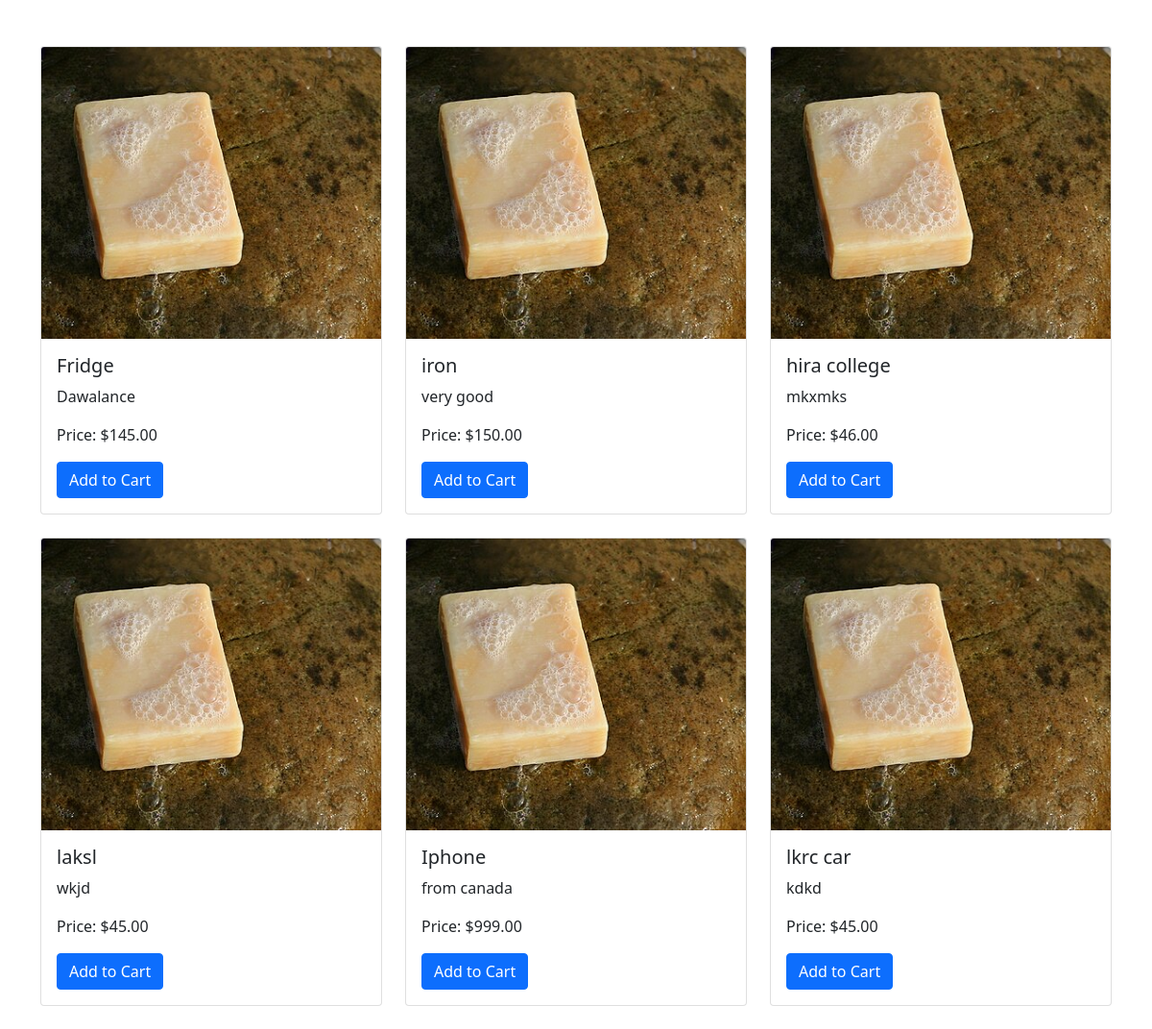
Page /product_list/ on the committed database.
### myapp/models.py (models this page shows, shortened)
class products1(models.Model):
    product_id = models.AutoField(primary_key=True)
    name = models.CharField(max_length=200)
    description = models.CharField(max_length=200)
    seller = models.ForeignKey(Seller, on_delete=models.CASCADE)
    category = models.ForeignKey(Category, on_delete=models.CASCADE)
    price = models.DecimalField(max_digits=10, decimal_places=2)
    quantity = models.IntegerField()
    image = models.FileField(upload_to='media/', null=True, blank=True)

### myapp/views.py (the view)
# urls.py: path('product_list/',views.product_list,name="product_list"),
def product_list(request):
    product = products1.objects.all()
    return render(request, 'product_list.html', {'products': product})

### templates/product_list.html (shortened to what this page needs)
<!doctype html>
<html lang="en">
  <head>
    <link href="https://cdn.jsdelivr.net/npm/bootstrap@5.0.2/dist/css/bootstrap.min.css" rel="stylesheet">
  </head>
  <body>
   <div class="container mt-5">
    <div class="row">
        {% for product in products %}
        <div class="col-md-4 mb-4">
            <div class="card">
                <img src="/static/assets/soa.jpg" class="card-img-top" alt="{{ product.name }}">
                <div class="card-body">
                    <h5 class="card-title">{{ product.name }}</h5>
                    <p class="card-text">{{ product.description }}</p>
                    <p class="card-text">Price: ${{ product.price }}</p>
                    <button class="btn btn-primary add-to-cart" data-product-id="">Add to Cart</button>
                </div>
            </div>
        </div>
        {% endfor %}
    </div>
</div>
  </body>
</html>

### rows in the picture
products1: name "Fridge", description "Dawalance", price "145.00"
products1: name "iron", description "very good", price "150.00"
products1: name "hira college", description "mkxmks", price "46.00"
products1: name "laksl", description "wkjd", price "45.00"
products1: name "Iphone", description "from canada", price "999.00"
products1: name "lkrc car", description "kdkd", price "45.00"
